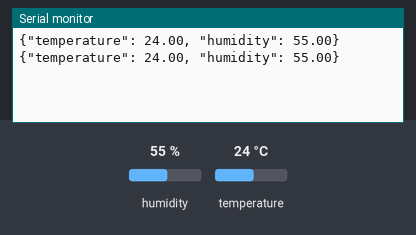
Recording of a sketch running on a simulated Arduino Uno, built with avr-gcc and run on an emulated ATmega328P. Parts: the last lines printed to the serial monitor. The inputs (shaded band) are chosen by the test bench; at power-on: humidity 55 %, temperature 24 °C.

Above: at 10.8 s.
10.9 s: humidity set to 22 %
At 20.7 s:
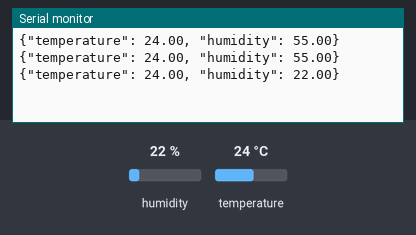
20.9 s: temperature set to 12 °C
At 30.7 s:
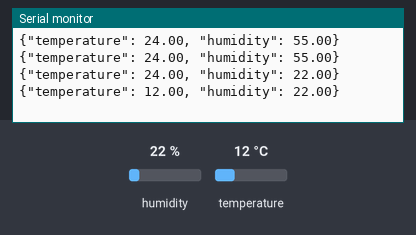
30.9 s: humidity set to 40 %
At 41.3 s:
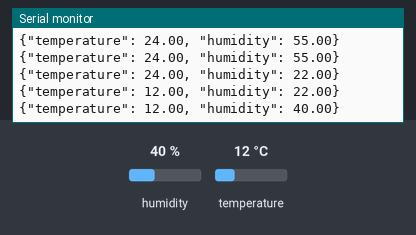
Timing chart, 0 to 42.8 s (numbered marks = the images above; inputs shaded):
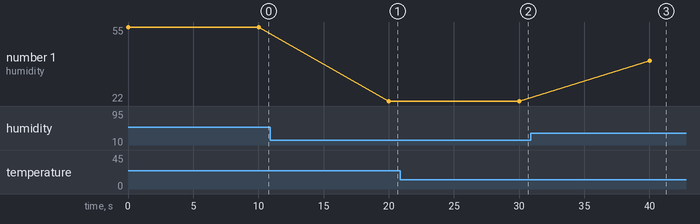

The sketch:

sketch_may6a.ino
```cpp
#include "DHT.h"
#define DHTPIN 4
#define DHTTYPE DHT22
DHT dht(DHTPIN, DHTTYPE);
void setup() {
  Serial.begin(9600);
  dht.begin();
}
void loop() {
  float h = dht.readHumidity();
  float t = dht.readTemperature();
  float f = dht.readTemperature(true);

  if (isnan(h) || isnan(t)) {
    Serial.println("{\"error\": \"Failed to read from DHT sensor\"}");
    delay(60000);
    return;
  }
  String jsonMessage = "{\"temperature\": " + String(t) + ", \"humidity\": " + String(h) + "}";
  Serial.println(jsonMessage);
  delay(10000);
}
```

Measured:
- after the input at 10.9 s, the serial monitor: prints a new line after 9.1 s (image 1)
- after the input at 20.9 s, the serial monitor: prints a new line after 9.1 s (image 2)
- after the input at 30.9 s, the serial monitor: prints a new line after 9.1 s (image 3)
- plotted number 1: 55 → 22 after the input at 10.9 s, 22 → 40 after the input at 30.9 s
